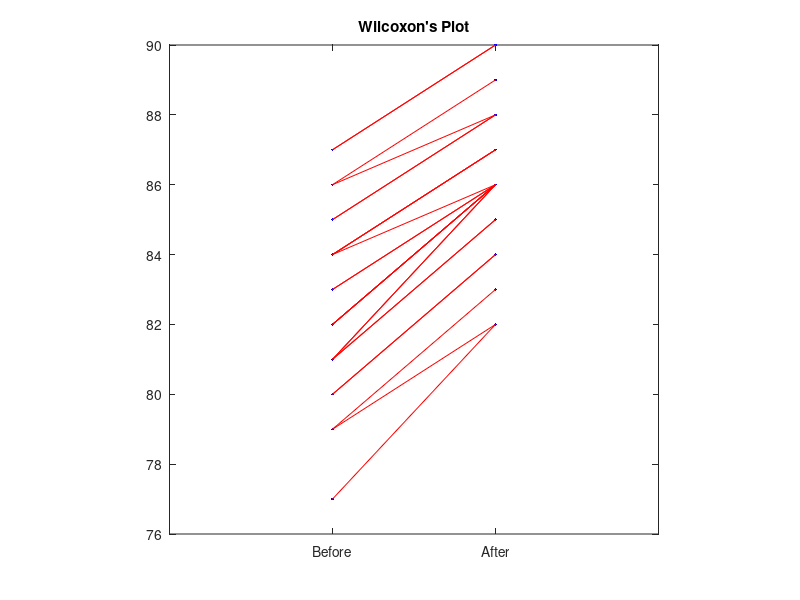
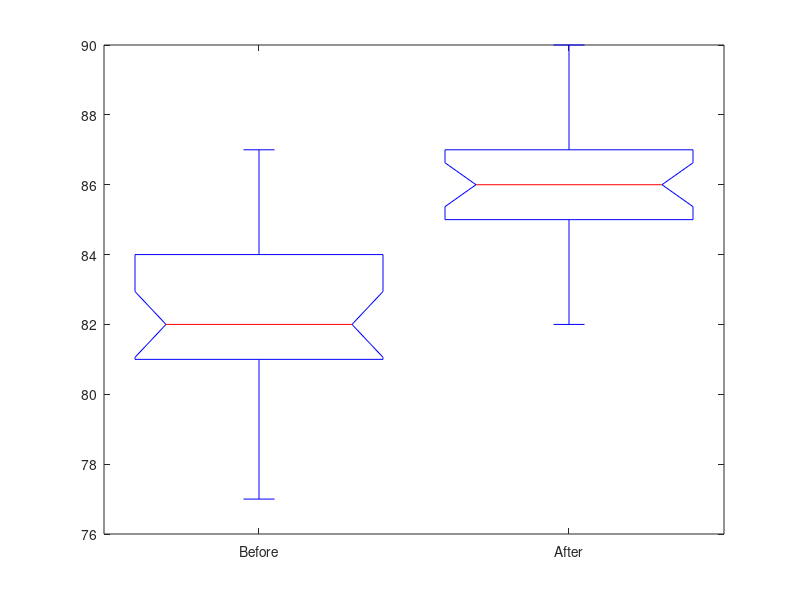

Write MATLAB code to recreate these figures, in order.
function STATS=wilcoxon(varargin)
%This file execute the non parametric Wilcoxon test to evaluate the difference between paired (dependent) samples. 
%If the number of difference is less than 15, the algorithm calculate the exact ranks distribution; 
%else it uses a normal distribution approximation. 
%Now, the MatLab function SIGNRANK returns the same p-value. 
%Anyway, this Wilcoxon function gives a more detailed output (that is necessary for publications...)
%By itself Wilcoxon will run the demo
%
% Syntax: 	STATS=WILCOXON(X1,X2,PLTS)
%      
%     Inputs:
%           X1 and X2 - data vectors.
%           PLTS - Flag to set if you don't want (0) or want (1) view the plots
%     Outputs:
%           - W value and p-value when exact ranks distribution is used.
%           - W value, Z value, Standard deviation (Mean=0), p-value when normal distribution is used
%        If STATS nargout was specified the results will be stored in the STATS
%        struct.
%
%      Example: 
%
%         X1=[77 79 79 80 80 81 81 81 81 82 82 82 82 83 83 84 84 84 84 85 85 86 86 87 87];
% 
%         X2=[82 82 83 84 84 85 85 86 86 86 86 86 86 86 86 86 87 87 87 88 88 88 89 90 90];
%
%           Calling on Matlab the function: wilcoxon(X1,X2)
%
%           Answer is:
%
% WILCOXON TEST
% --------------------------------------------------------------------------------
% Sample size is good enough to use the normal distribution approximation
%  
% W         mW		sW          zW          p-value (2-tailed)
% --------------------------------------------------------------------------------
% 325  	     0		73.1608   4.4354	0.0000
% --------------------------------------------------------------------------------
%
%           Created by Giuseppe Cardillo
%           giuseppe.cardillo-edta@poste.it
%
% To cite this file, this would be an appropriate format:
% Cardillo G. (2006). Wilcoxon test: non parametric Wilcoxon test for paired samples.
% http://www.mathworks.com/matlabcentral/fileexchange/12702

%Input Error handling
args=cell(varargin);
nu=numel(args);
default.values = {[77 79 79 80 80 81 81 81 81 82 82 82 82 83 83 84 84 84 84 85 85 86 86 87 87],[82 82 83 84 84 85 85 86 86 86 86 86 86 86 86 86 87 87 87 88 88 88 89 90 90],0};
default.values(1:nu) = args;
[x1 x2 plts] = deal(default.values{:});
if nu==0
    plts=1;
elseif nu==1
    error('Warning: Almost two input data are required')
elseif nu>=2
    if ~isvector(x1) || ~isvector(x2)
        error('WILCOXON requires vector rather than matrix data.');
    end
    if (numel(x1) ~= numel(x2))
        error('Warning: WILCOXON requires the data vectors to have the same number of elements.');
    end
    if ~all(isfinite(x1)) || ~all(isnumeric(x1)) || ~all(isfinite(x2)) || ~all(isnumeric(x2))
        error('Warning: all X1 and X2 values must be numeric and finite')
    end
elseif nu==3
    if plts ~= 0 && plts ~= 1 %check if plts is 0 or 1
        error('Warning: PLTS must be 0 if you don''t want or 1 if you want to see plots.')
    end
else
    error('Warning: Max three input data are required')
end 
clear args default nu


tr=repmat('-',1,80);
disp('WILCOXON TEST')
disp(tr)
dff=sort(x2-x1); %difference between x1 and x2
dff(dff==0)=[]; %eliminate null variations
n=length(dff); %number of ranks
if length(x1)~=n %tell me if there are null variations
    fprintf('There are %d null variations that will be deleted\n',length(x1)-n)
end
if isempty(dff) %if all variations are null variations exit function
    disp('There are not variations. Wilcoxon test can''t be performed')
    return       
end

%Ranks of absolute value of samples differences with sign
[r,t]=tiedrank(abs(dff)); %ranks and ties
W=sum(r.*sign(dff)); %Wilcoxon statics (sum of ranks with sign)
pem=median(dff); %point estimation of median of differences
m=ceil(n/2); %location of the median
if mod(n,2)==0 %If the length of the series is even
    tmp=[dff(1:m) pem dff(m:end)]; %add the median in the middle
    dff=tmp; clear tmp 
    m=m+1;
end
%find how many differences far from the median we have to choose
C=cumsum(binopdf(0:1:n,n,0.5));
T=find(C<=0.025,1,'last')-1;
cintpem=dff([m-T m+T]); %construct the interval
clear C T m
fprintf('Median of differences (binomial estimator): %0.4f\n',pem)
fprintf('95%% Confidence interval: %0.4f  %0.4f\n',cintpem(1),cintpem(2))
disp('')

doHLE = true;
if isdeployed
        fprintf('Hodges-Lehmann estimatation of median of differences is disabled in deployed application\n')
        doHLE = false;
elseif exist('meminfo','file')
    m = meminfo;
    if m.VirtLimit-(0.028*numel(dff)^2+m.VirtUsedBy) < 0 % not enough vmem (0.028 comes from simulations)
        fprintf('Not enough memory (soft-test) to Hodges-Lehmann estimate median of differences\n')
        doHLE = false;
    end
end
if doHLE
    try
        [I J]=ndgrid(dff,dff); d=triu(I+J)./2; %Walsh averages triangular matrix
        ld=sort(d(d~=0)); %linearization of Walsh averages matrix
        clear I J d
        HLe=median(ld); %Hodges-Lehmann estimator
        if n>15
            A=n*(n+1)/4; B=realsqrt(n*(n+1)*(2*n+1)/24);
            Za=-realsqrt(2).*erfcinv(2.*0.975);
            T=fix(A-Za.*B);
        else
            TC=[0 0 0 0 0 0 2 3 5 8 10 13 17 21 25];
            T=TC(n); clear TC
        end
        cintpem=ld([T+1 end-T]);
        clear dff ld T%clear unnecessary variable
        fprintf('Median of differences (Hodges-Lehmann estimator): %0.4f\n',HLe)
        fprintf('95%% Confidence interval: %0.4f  %0.4f\n',cintpem(1),cintpem(2))
    catch
        fprintf('Not enough memory (hard-test) to Hodges-Lehmann estimate median of differences\n')
    end
end

%If the number of elements N<15 calculate the exact distribution of the
%signed ranks (the number of combinations is 2^N); else use the normal
%distribution approximation.

if n<=15
    ap=ff2n(n); %the all possibilities based on two-level full-factorial design.
    ap(ap~=1)=-1; %change 0 with -1
    k=1:1:n; 
    J=ap*k'; %all possible sums of ranks for k elements
    %to compute the p-value see how many values are more extreme of the observed
    %W and then divide for the total number of combinations
    p=length(J(abs(J)>=abs(W)))/length(J); %p-value
    %display results
    disp('The exact Wilcoxon distribution was used')
    disp(' ')
    fprintf('W\t\tp-value (2-tailed)\n')
    disp(tr)
    fprintf('%0.4f\t\t%0.4f\n',W,p)
    if nargout
        STATS.method='Exact distribution';
        STATS.W=W;
        STATS.p=p;
    end
else
    sW=sqrt((2*n^3+3*n^2+n-t)/6); %standard deviation
    zW=(abs(W)-0.5)/sW; %z-value with correction for continuity
    p=min([1 2*normcdf(zW)]); %p-value
    %display results
    disp('Sample size is good enough to use the normal distribution approximation')
    disp(' ')
    fprintf('W\t\tmW\t\tsW\t\tzW\t\tp-value (2-tailed)\n')
    disp(tr)
    fprintf('%0.4f\t0\t\t%0.4f\t\t%0.4f\t\t%0.15e\n',W,sW,zW,p)
    if nargout
        STATS.method='Normal approximation';
        STATS.W=W;
        STATS.mean=0;
        STATS.std=sW;
        STATS.z=zW;
        STATS.p=p;
    end
end
disp(tr)
disp(' ')

if plts
    xg=repmat([1 2],length(x1),1); yg=[x1; x2]';
    plot(xg,yg,'b.',xg',yg','r-')
    axis square
    set(gca,'XLim',[0 3],'XtickMode','manual','Xtick',0:1:3,'XtickLabel',{' ','Before','After',' '})
    title('Wilcoxon''s Plot')
    figure
    boxplot(yg(:),xg(:),'notch','on')
    set(gca,'XtickLabel',{'Before','After'})
end